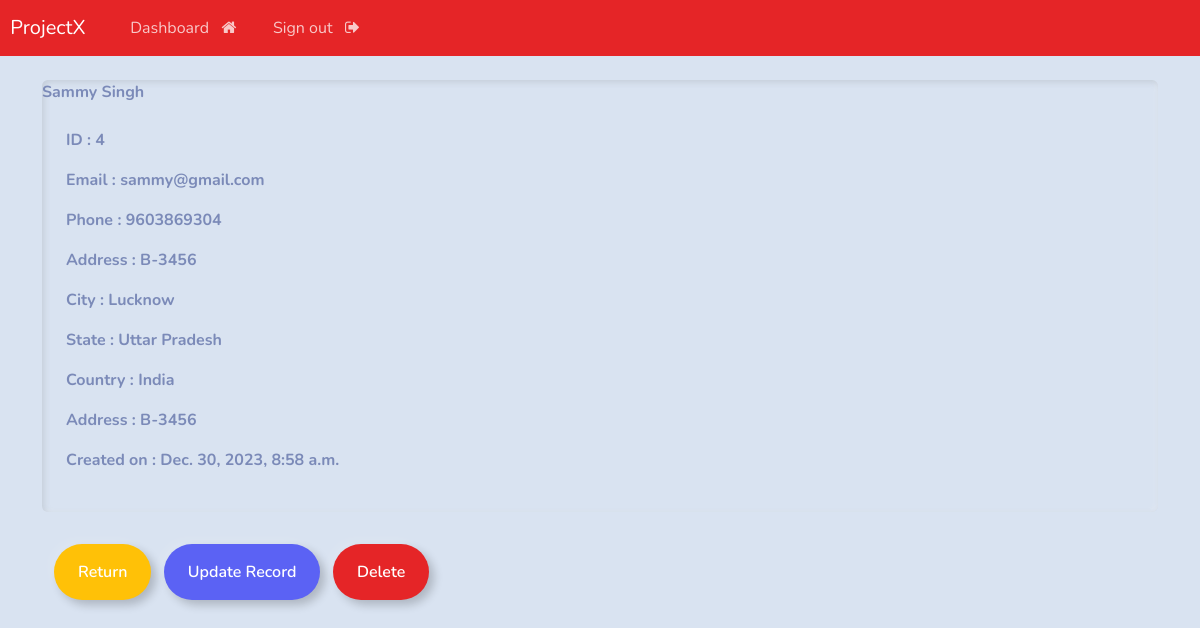
Screenshot of /view-record/4 (signed in) with the database file from the repository.
### webapp/models.py (models this page shows, shortened)
class Record(models.Model):
    creation_date = models.DateTimeField(auto_now_add = True)
    first_name = models.CharField(max_length=100)
    last_name = models.CharField(max_length=100)
    email = models.CharField(max_length=100)
    phone = models.CharField(max_length=100)
    address = models.CharField(max_length=100)
    city = models.CharField(max_length=100)
    state = models.CharField(max_length=100)
    country = models.CharField(max_length=100)

### webapp/views.py (the view)
# urls.py: path('view-record/<int:pk>', views.view_record, name="view-record"),
@login_required(login_url='login')
def view_record(request, pk):
    all_records = Record.objects.get(id=pk)
    context = {'record': all_records}
    return render (request, 'webapp/crud/view-record.html', context=context)

### webapp/templates/webapp/crud/view-record.html (shortened to what this page needs)
{% extends 'webapp/base.html' %}
{% load crispy_forms_tags %}
{% block content %}
<div class="card">
    <strong>{{record.first_name}} {{record.last_name}}</strong>
    <div class="card-body">
        <p><strong>ID : {{record.id}}</strong></p>
        <p><strong>Email : {{record.email}}</strong></p>
        <p><strong>Phone : {{record.phone}}</strong></p>
        <p><strong>Address : {{record.address}}</strong></p>
        <p><strong>City : {{record.city}}</strong></p>
        <p><strong>State : {{record.state}}</strong></p>
        <p><strong>Country : {{record.country}}</strong></p>
        <p><strong>Address : {{record.address}}</strong></p>
        <p><strong>Created on : {{record.creation_date}}</strong></p>
    </div>
</div>
<div class="container">
    <a href="{% url 'dashboard' %}" class="btn btn-outline-warning">Return</a>
    <a href="{% url 'update-record' record.id %}" class="btn btn-outline-info">Update Record</a>
    <a href="{% url 'delete-record' record.id %}" class="btn btn-outline-danger">Delete</a>
</div>
{%endblock%}

### rows the page displays
Record: first_name "Sammy", last_name "Singh", id "4", email "sammy@gmail.com", phone "9603869304", address "B-3456", city "Lucknow", state "Uttar Pradesh", country "India", creation_date "Dec. 30, 2023, 8:58 a.m."
